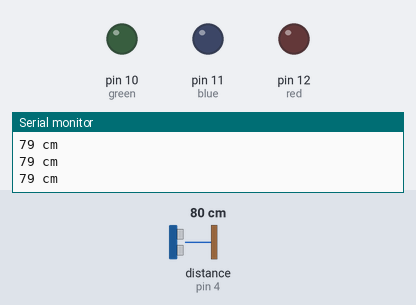
The sketch below on a simulated Arduino Uno, built with avr-gcc and run on an emulated ATmega328P. Shown: output pins drawn as LEDs (lit = HIGH), the last lines printed to the serial monitor. Wiring (inferred from the names in the program): ultrasonic range finder: trigger pin 3; echo pin 4. Inputs (shaded band) come from the test bench; at power-on: distance to the obstacle (sensor on pin 4) 80 cm. The echo pulse lasts 58.3 µs per cm; pins used as bus, display or sensor lines are not drawn.

Above: at 1.3 s.
1.4 s: distance to the obstacle (sensor on pin 4) set to 43 cm
2.9 s: distance to the obstacle (sensor on pin 4) set to 37 cm
At 4.0 s:
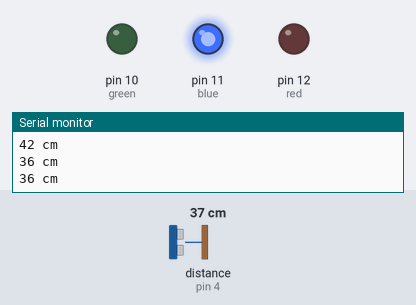
4.5 s: distance to the obstacle (sensor on pin 4) set to 29 cm
6.0 s: distance to the obstacle (sensor on pin 4) set to 23 cm
At 7.0 s:
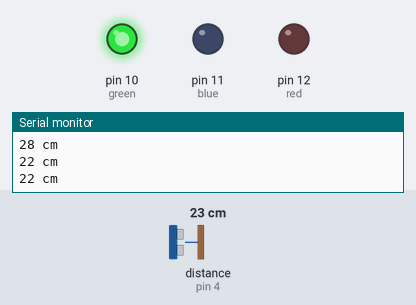
7.5 s: distance to the obstacle (sensor on pin 4) set to 13 cm
9.0 s: distance to the obstacle (sensor on pin 4) set to 10 cm
At 9.9 s:
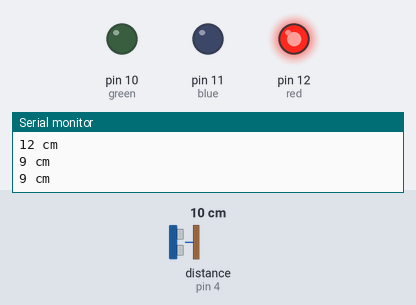
Timing chart, 0 to 11.5 s (numbered marks = the images above; inputs shaded):
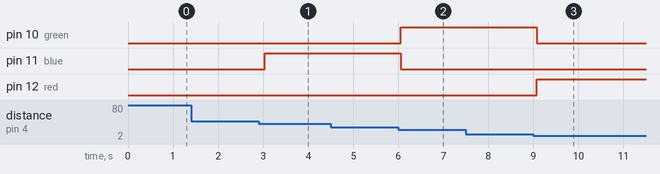

The sketch:

parking_buddy.ino
```cpp
//defining values
#define trigger_pin 3
#define echo_pin 4
#define green 10
#define blue 11
#define red 12

//assigning pinModes
void setup() {
  Serial.begin (9600);
  pinMode(trigger_pin, OUTPUT);
  pinMode(echo_pin, INPUT);
  pinMode(red, OUTPUT);
  pinMode(blue, OUTPUT);
  pinMode(green, OUTPUT);
}

void loop() { //calculating distance
  long duration, distance;
  digitalWrite(trigger_pin, LOW);
  delayMicroseconds(500);
  digitalWrite(trigger_pin, HIGH);
  delayMicroseconds(500);
  digitalWrite(trigger_pin, LOW);
  duration = pulseIn(echo_pin, HIGH);
  distance = (duration/2) / 29.1;

//if distance is less than or equal to 10 cm, turn red led on
  if (distance <= 10) {
    digitalWrite(red,HIGH);
    digitalWrite(blue,LOW);
    digitalWrite(green, LOW);
}

//if distance is between 10 and 20 cm, turn blue led on
  if (distance >10 && distance <25 ) {
    digitalWrite(green, HIGH);
    digitalWrite(red, LOW);
    digitalWrite(blue,LOW);
  }

//if distance is greater than 20 cm, turn greeen led on
  if (distance >25 && distance <40) {
    digitalWrite(blue, HIGH);
    digitalWrite(red, LOW);
    digitalWrite(green,LOW);
  }

//if distance is greater than or equal to 40 cm, turn led off
  if (distance >=40) {
    digitalWrite(blue, LOW);
    digitalWrite(red, LOW);
    digitalWrite(green,LOW);
  }
//showing distance in cm on serial with a delay of 500 ms
  Serial.print(distance);
  Serial.println(" cm");
  delay(500);
}
```

Measured:
- the behaviour switches between 41 and 40 cm on distance to the obstacle (sensor on pin 4) (found by bisection; images 0 and 1)
- the behaviour switches between 26 and 25 cm on distance to the obstacle (sensor on pin 4) (found by bisection; images 1 and 2)
- the behaviour switches between 12 and 11 cm on distance to the obstacle (sensor on pin 4) (found by bisection; images 2 and 3)
- after the input at 2.9 s, pin 11 (blue): LOW → HIGH after 0.14 s
- after the input at 6.0 s, pin 10 (green): LOW → HIGH after 0.06 s; pin 11 (blue): HIGH → LOW after 0.06 s
- after the input at 9.0 s, pin 10 (green): HIGH → LOW after 0.07 s; pin 12 (red): LOW → HIGH after 0.07 s
